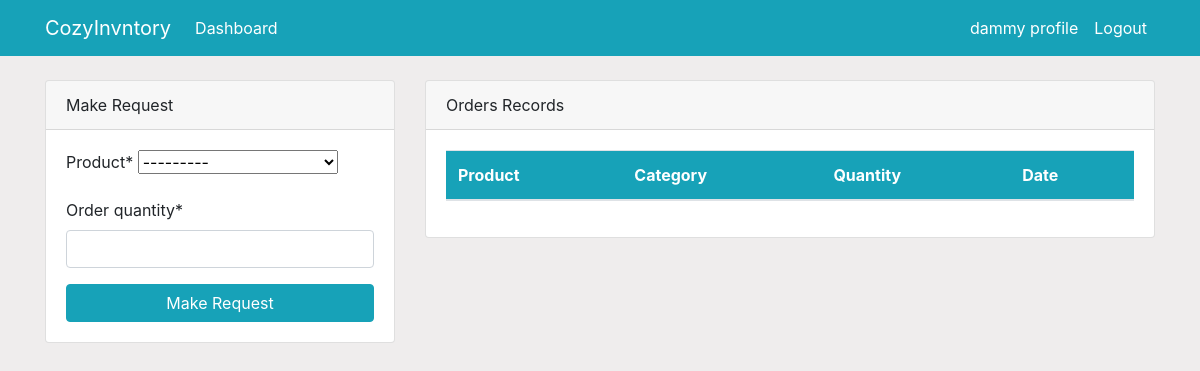
Before: /dashboard/ (signed in) with the older database file.
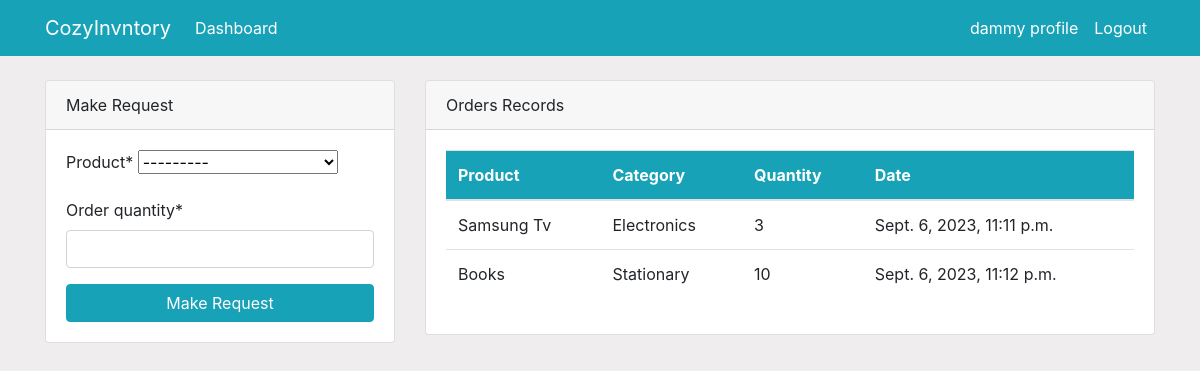
After: the same page with the newer database file.
### dashboard/models.py (models this page shows, shortened)
class Order(models.Model):
    product = models.ForeignKey(Product, on_delete=models.CASCADE, null=True)
    staff = models.ForeignKey(User, models.CASCADE, null=True)
    order_quantity = models.PositiveIntegerField(null=True)
    date = models.DateTimeField(auto_now_add=True)
    class Meta:
        verbose_name_plural = 'Order'

class Product(models.Model):
    name = models.CharField(max_length=100, null=True)
    category = models.CharField(max_length=20, choices=CATEGORY, null=True)
    quantity = models.PositiveIntegerField(null=True)
    class Meta:
        verbose_name_plural = 'Product'
    def __str__(self):
        return f'{self.name} - {self.quantity}'

### dashboard/views.py (the view)
# urls.py: path('dashboard/', views.index, name='dashboard-index'),
@login_required
def index(request):
    orders=Order.objects.all()
    if request.method == "POST":
        form = OrderForm(request.POST)
        if form.is_valid():
            instance = form.save(commit=False)
            instance.staff =  request.user  #assigning a user to the request made
            instance.save()
            return redirect('dashboard-index')
    else:
        form = OrderForm()
    context={
        'orders':orders,
        'form':form,
    }
    return render(request, 'dashboard/index.html', context)

### dashboard/forms.py
class OrderForm(forms.ModelForm):
    class Meta:
        model= Order
        fields =['product', 'order_quantity']

### templates/dashboard/index.html (shortened to what the changed rows need)
{% extends 'partials/base.html' %}
{% block content %}
    {% if user.is_authenticated and user.is_staff and user.is_superuser%}
    {% include 'partials/topnav.html' %}
        <div class="container">
            <div class="row my-5">
                <div class="col-md-6 my-2">
                    <div class="bg-white">
                        <canvas id="myChart1" width="400" height="300"></canvas>
                        <script>
                            const ctx1 = document.getElementById('myChart1').getContext('2d');
                            new Chart(ctx1, {
                            type: 'pie',
                            data: {
                                    labels: ['Red', 'Blue', 'Yellow', 'Green', 'Purple', 'Orange'],
                                    datasets: [{
                                        label: 'products',
                                        data: [12, 19, 3, 5, 2, 3],
                                        backgroundColor: [
                                            'rgba(255, 99, 132, 1)',
                                            'rgba(54, 162, 235, 1)',
                                            'rgba(255, 205, 86, 1)',
                                            'rgba(75, 192, 192, 1)',
                                            'rgba(153, 102, 255, 1)',
                                            'rgba(255, 159, 64, 1)',
                                            'rgba(201, 203, 207, 1)'
                                        ],
                                        borderColor: [
                                            'rgb(255, 99, 132)',
                                            'rgb(54, 162, 235)',
                                            'rgb(255, 205, 86)',
                                            'rgb(75, 192, 192)',
                                            'rgb(153, 102, 255)',
                                            'rgb(255, 159, 64)',
                                            'rgb(201, 203, 207)'
                                        ],
                                        borderWidth: 1
                                    }]
                            },
                            options: {
                                scales: {
                                y: {
                                    beginAtZero: true
                                }
                                }
                            }
                            });
                        </script>
                    </div>
                </div>
                <div class="col-md-6 my-2">
                    <div class="bg-white">
                        <canvas id="myChart" width="400" height="300"></canvas>
                        <script>
                            const ctx = document.getElementById('myChart').getContext('2d');
                            new Chart(ctx, {
                            type: 'bar',
                            data: {
                                    labels: ['Red', 'Blue', 'Yellow', 'Green', 'Purple', 'Orange'],
                                    datasets: [{
                                        label: 'products',
                                        data: [12, 19, 3, 5, 2, 3],
                                        backgroundColor: [
                                            'rgba(255, 99, 132, 1)',
                                            'rgba(54, 162, 235, 1)',
                                            'rgba(255, 205, 86, 1)',
                                            'rgba(75, 192, 192, 1)',
                                            'rgba(153, 102, 255, 1)',
                                            'rgba(255, 159, 64, 1)',
                                            'rgba(201, 203, 207, 1)'
                                        ],
                                        borderColor: [
                                            'rgb(255, 99, 132)',
                                            'rgb(54, 162, 235)',
                                            'rgb(255, 205, 86)',
                                            'rgb(75, 192, 192)',
                                            'rgb(153, 102, 255)',
                                            'rgb(255, 159, 64)',
                                            'rgb(201, 203, 207)'
                                        ],
                                        borderWidth: 1
                                    }]
                            },
                            options: {
                                scales: {
                                y: {
                                    beginAtZero: true
                                }
                                }
                            }
                            });
                        </script>
                    </div>
                </div>
            </div>
        </div>
    {%else%}
    {% include 'dashboard/staff_index.html'%}
    {%endif%}
{% endblock %}

### templates/dashboard/staff_index.html (shortened to what this page needs)
{% load crispy_forms_tags %}
<div class="container">
    <div class="row mt-4">
        <div class="col-md-4">
            <div class="card">
                <div class="card-header">
                    Make Request
                </div>
                <div class="card-body">
                    <form action="" method="POST">
                      {{form|crispy}}
                      <input class="btn btn-info btn-block" type="submit" value="Make Request">
                    </form>
                </div>
            </div>
        </div>
        <div class="col-md-8">
            <div class="card">
                <div class="card-header">
                  Orders Records
                </div>
                <div class="card-body">
                    <table class="table bg-white">
                        <thead class="bg-info text-white">
                          <tr class="text-white">
                            <th scope="col">Product</th>
                            <th scope="col">Category</th>
                            <th scope="col">Quantity</th>
                            <th scope="col">Date</th>
                          </tr>
                        </thead>
                        <tbody>
                          {% for order in orders%}
                          {% if order.staff == user%}
                          <tr>
                            <td>{{order.product.name}}</td>
                            <td>{{order.product.category}}</td>
                            <td>{{order.order_quantity}}</td>
                            <td>{{order.date}}</td>
                          </tr>
                          {% endif %}
                          {% endfor %}
                        </tbody>
                    </table>
                </div>
            </div>
        </div>
    </div>
</div>

Changed rows visible on the page:
added Order: product.name "Samsung Tv", product.category "Electronics", order_quantity "3", date "Sept. 6, 2023, 11:11 p.m."
added Order: product.name "Books", product.category "Stationary", order_quantity "10", date "Sept. 6, 2023, 11:12 p.m."
